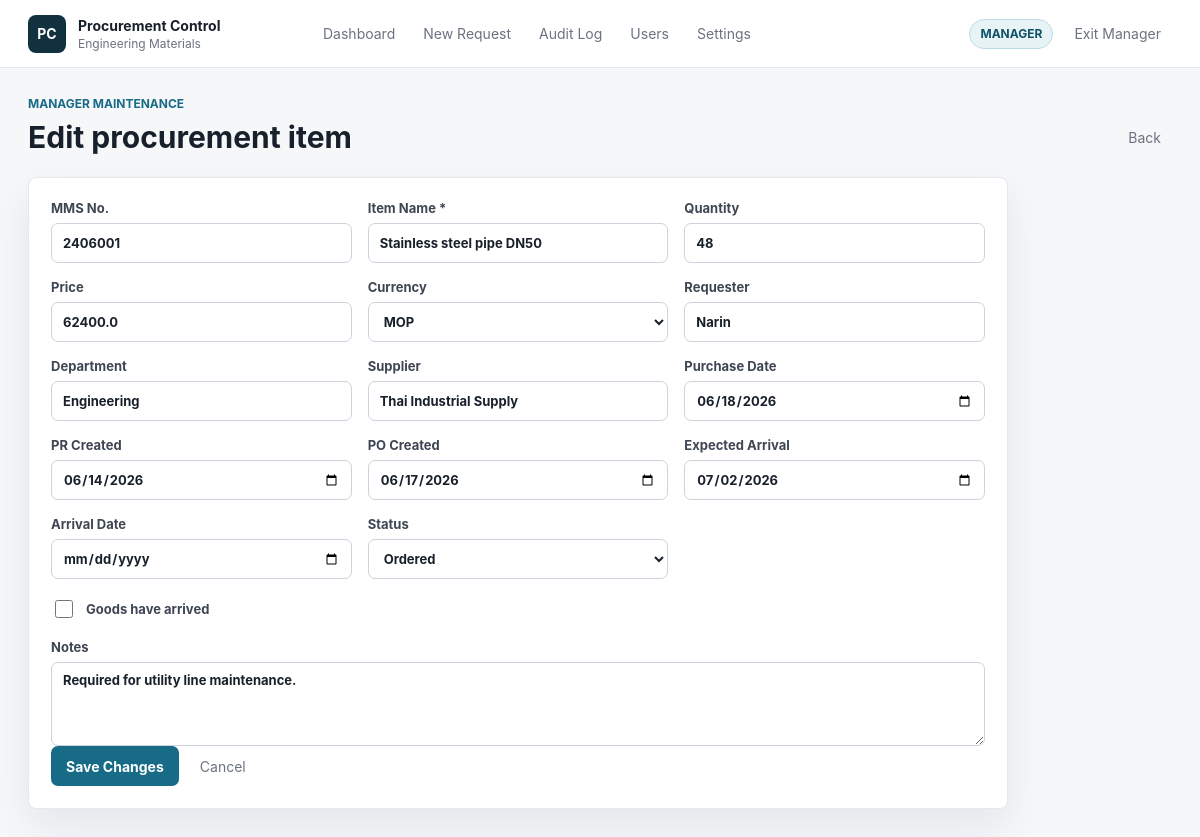
Page /items/1/edit (signed in) on the committed database.
### tables this page shows
CREATE TABLE users (
            id INTEGER PRIMARY KEY AUTOINCREMENT,
            username TEXT NOT NULL UNIQUE,
            password_hash TEXT NOT NULL,
            role TEXT NOT NULL DEFAULT 'manager',
            active INTEGER NOT NULL DEFAULT 1,
            created_at TEXT NOT NULL
        );

CREATE TABLE procurement_items (
            id INTEGER PRIMARY KEY AUTOINCREMENT,
            mms_no TEXT,
            item_name TEXT NOT NULL,
            quantity INTEGER,
            price REAL,
            currency TEXT DEFAULT 'MOP',
            requester TEXT,
            supplier TEXT,
            department TEXT,
            purchase_date TEXT,
            pr_created_at TEXT,
            po_created_at TEXT,
            expected_arrival_date TEXT,
            arrival_date TEXT,
            status TEXT NOT NULL DEFAULT 'Draft',
            received INTEGER NOT NULL DEFAULT 0,
            notes TEXT,
            created_by TEXT,
            created_at TEXT NOT NULL,
            updated_by TEXT,
            updated_at TEXT NOT NULL
        );

### app.py (the view, shortened to what this page needs)
@app.route("/items/<int:item_id>/edit", methods=["GET", "POST"])
@manager_required
def edit_item(item_id):
    db = get_db()
    row = db.execute("SELECT * FROM procurement_items WHERE id = ?", (item_id,)).fetchone()
    if not row:
        flash("Item not found.", "warning")
        return redirect(url_for("index"))
    return render_template("item_form.html", item=dict(row), mode="edit")

### app.py (called while the page is built)
def connect_db():
    conn = sqlite3.connect(DB_PATH)
    conn.row_factory = sqlite3.Row
    return conn

def get_db():
    if "db" not in g:
        DATA_DIR.mkdir(exist_ok=True)
        BACKUP_DIR.mkdir(exist_ok=True)
        g.db = connect_db()
    return g.db

def current_role():
    return session.get("role", "viewer")

def current_actor():
    return session.get("username", "viewer")

def is_manager():
    return current_role() == "manager"

@app.context_processor
def inject_context():
    return {
        "current_role": current_role(),
        "current_actor": current_actor(),
        "is_manager": is_manager(),
        "status_options": STATUS_OPTIONS,
        "currency_options": CURRENCY_OPTIONS,
    }

def manager_required(view):
    @wraps(view)
    def wrapped(*args, **kwargs):
        if not is_manager():
            audit_log(current_actor(), current_role(), "permission_denied", "route", request.path, "Manager access required")
            flash("Manager access is required for this action.", "warning")
            return redirect(url_for("index"))
        return view(*args, **kwargs)
    return wrapped

def ensure_daily_backup():
    db = get_db()
    last = db.execute("SELECT value FROM app_meta WHERE key = 'last_daily_backup_date'").fetchone()
    today = date.today().isoformat()
    if not last or last["value"] != today:
        backup_database("daily", "system")

def migrate_existing_data():
    db = get_db()
    rows = db.execute("SELECT id, mms_no, currency, quantity FROM procurement_items").fetchall()
    for row in rows:
        updates = {}
        if row["currency"] in (None, "", "THB"):
            updates["currency"] = "MOP"
        if row["mms_no"] and not row["mms_no"].isdigit():
            updates["mms_no"] = "".join(ch for ch in row["mms_no"] if ch.isdigit())
        if row["quantity"] is not None:
            updates["quantity"] = int(row["quantity"])
        if updates:
            assignments = ", ".join(f"{field} = ?" for field in updates)
            db.execute(
                f"UPDATE procurement_items SET {assignments} WHERE id = ?",
                list(updates.values()) + [row["id"]],
            )
    db.commit()

@app.before_request
def prepare_app():
    init_db()
    ensure_daily_backup()

### templates/item_form.html (shortened to what this page needs)
{% extends "base.html" %}
{% block content %}
<section class="page-heading">
    <div>
        <p class="eyebrow">{{ "Manager maintenance" if mode == "edit" else "Procurement intake" }}</p>
        <h1>{{ "Edit procurement item" if mode == "edit" else "New procurement request" }}</h1>
    </div>
    <a class="ghost-link" href="{{ url_for('index') }}">Back</a>
</section>
<form class="form-panel" method="post">
    <div class="form-grid">
        <label>MMS No.
            <input name="mms_no" inputmode="numeric" pattern="[0-9]*" value="{{ item.mms_no if item else '' }}" placeholder="2406004">
        </label>
        <label>Item Name *
            <input name="item_name" required value="{{ item.item_name if item else '' }}" placeholder="Material or spare part name">
        </label>
        <label>Quantity
            <input name="quantity" type="number" step="1" min="0" value="{{ item.quantity|int if item and item.quantity is not none else '' }}">
        </label>
        {% if is_manager %}
            <label>Price
                <input name="price" type="number" step="0.01" value="{{ item.price if item and item.price is not none else '' }}">
            </label>
            <label>Currency
                <select name="currency">
                    {% set selected_currency = item.currency if item and item.currency else "MOP" %}
                    {% for currency in currency_options %}
                        <option value="{{ currency }}" {% if selected_currency == currency %}selected{% endif %}>{{ currency }}</option>
                    {% endfor %}
                </select>
            </label>
        {% endif %}
        <label>Requester
            <input name="requester" value="{{ item.requester if item else '' }}" placeholder="Person who placed the request">
        </label>
        <label>Department
            <input name="department" value="{{ item.department if item else '' }}" placeholder="Engineering, Maintenance, EHS">
        </label>
        <label>Supplier
            <input name="supplier" value="{{ item.supplier if item else '' }}" placeholder="Supplier name">
        </label>
        <label>Purchase Date
            <input type="date" name="purchase_date" value="{{ item.purchase_date if item else '' }}">
        </label>
        <label>PR Created
            <input type="date" name="pr_created_at" value="{{ item.pr_created_at if item else '' }}">
        </label>
        <label>PO Created
            <input type="date" name="po_created_at" value="{{ item.po_created_at if item else '' }}">
        </label>
        <label>Expected Arrival
            <input type="date" name="expected_arrival_date" value="{{ item.expected_arrival_date if item else '' }}">
        </label>
        <label>Arrival Date
            <input type="date" name="arrival_date" value="{{ item.arrival_date if item else '' }}">
        </label>
        <label>Status
            <select name="status">
                {% for option in status_options %}
                    <option value="{{ option }}" {% if item and item.status == option %}selected{% endif %}>{{ option }}</option>
                {% endfor %}
            </select>
        </label>
    </div>
    <label class="checkbox-row">
        <input type="checkbox" name="received" {% if item and item.received %}checked{% endif %}>
        <span>Goods have arrived</span>
    </label>
    <label>Notes
        <textarea name="notes" rows="4" placeholder="Operational note, quotation status, delivery risk, or handover detail">{{ item.notes if item else '' }}</textarea>
    </label>
    <div class="action-row">
        <button class="primary-button" type="submit">{{ "Save Changes" if mode == "edit" else "Create Request" }}</button>
        <a class="ghost-link" href="{{ url_for('index') }}">Cancel</a>
    </div>
</form>
{% endblock %}

### templates/base.html (shortened to what this page needs)
<!doctype html>
<html lang="en">
<head>
    <link rel="stylesheet" href="{{ url_for('static', filename='styles.css') }}">
</head>
<body>
    <header class="topbar">
        <a class="brand" href="{{ url_for('index') }}">
            <span class="brand-mark">PC</span>
            <span>
                <strong>Procurement Control</strong>
                <small>Engineering Materials</small>
            </span>
        </a>
        <nav class="nav">
            <a href="{{ url_for('index') }}">Dashboard</a>
            <a href="{{ url_for('new_item') }}">New Request</a>
            {% if is_manager %}
                <a href="{{ url_for('audit') }}">Audit Log</a>
                <a href="{{ url_for('users') }}">Users</a>
                <a href="{{ url_for('settings') }}">Settings</a>
            {% endif %}
        </nav>
        <div class="mode-panel">
            <span class="role-badge {{ current_role }}">{{ current_role|upper }}</span>
            {% if is_manager %}
                <form action="{{ url_for('logout') }}" method="post">
                    <button class="ghost-button" type="submit">Exit Manager</button>
                </form>
            {% else %}
                <a class="primary-button compact" href="{{ url_for('login') }}">Manager Login</a>
            {% endif %}
        </div>
    </header>
    <main class="page">
        {% block content %}{% endblock %}
    </main>
</body>
</html>

### static/styles.css (style rules this page uses)
:root { --bg: #f6f7f9; --panel: #ffffff; --text: #18202b; --muted: #6b7280; --line: #e3e7ee; --accent: #176b87; --accent-strong: #0f5268; --good: #176f4d; --warn: #a75d12; --danger: #b42318; --shadow: 0 16px 40px rgba(21, 31, 46, 0.08); }
* { box-sizing: border-box; }
body { margin: 0; background: var(--bg); color: var(--text); font-family: Inter, ui-sans-serif, system-ui, -apple-system, BlinkMacSystemFont, "Segoe UI", sans-serif; font-size: 14px; }
a { color: inherit; text-decoration: none; }
button, input, select, textarea { font: inherit; }
.topbar { position: sticky; top: 0; z-index: 10; display: flex; align-items: center; gap: 24px; min-height: 68px; padding: 0 28px; background: rgba(255, 255, 255, 0.94); border-bottom: 1px solid var(--line); backdrop-filter: blur(12px); }
.brand { display: flex; align-items: center; gap: 12px; min-width: 260px; }
.brand-mark { display: grid; place-items: center; width: 38px; height: 38px; border-radius: 8px; background: #12313e; color: #fff; font-weight: 700; }
.brand strong, .brand small { display: block; }
.brand small { margin-top: 2px; color: var(--muted); font-size: 12px; }
.nav { display: flex; align-items: center; gap: 6px; flex: 1; }
.nav a, .ghost-button, .ghost-link { color: var(--muted); border: 0; background: transparent; padding: 9px 11px; border-radius: 7px; cursor: pointer; }
.mode-panel, .action-row, .filter-form, .toolbar { display: flex; align-items: center; gap: 10px; }
.role-badge { display: inline-flex; align-items: center; height: 30px; padding: 0 10px; border: 1px solid var(--line); border-radius: 999px; font-size: 12px; font-weight: 700; }
.role-badge.manager { color: var(--accent-strong); background: #e8f3f6; border-color: #b9dbe4; }
.page { max-width: 1440px; margin: 0 auto; padding: 28px; }
.page-heading { display: flex; align-items: flex-end; justify-content: space-between; gap: 20px; margin-bottom: 22px; }
.eyebrow { margin: 0 0 8px; color: var(--accent); font-size: 12px; font-weight: 700; text-transform: uppercase; }
h1, h2, h3, p { margin-top: 0; }
h1 { margin-bottom: 0; font-size: 30px; font-weight: 680; }
.toolbar, .table-shell, .detail-panel, .timeline-panel, .form-panel, .login-panel { background: var(--panel); border: 1px solid var(--line); border-radius: 8px; box-shadow: var(--shadow); }
input, select, textarea { width: 100%; min-height: 40px; padding: 9px 11px; color: var(--text); background: #fff; border: 1px solid #ccd3dd; border-radius: 7px; outline: none; }
textarea { resize: vertical; }
.primary-button, .secondary-button, .danger-button { display: inline-flex; align-items: center; justify-content: center; min-height: 40px; padding: 0 14px; border-radius: 7px; border: 1px solid transparent; font-weight: 650; cursor: pointer; }
.primary-button { background: var(--accent); color: #fff; }
.detail-panel, .timeline-panel, .form-panel, .login-panel { padding: 22px; }
.form-panel { max-width: 980px; }
.form-grid { display: grid; grid-template-columns: repeat(3, minmax(0, 1fr)); gap: 16px; }
label { display: grid; gap: 7px; color: #3e4653; font-size: 13px; font-weight: 650; }
.checkbox-row { display: flex; align-items: center; gap: 10px; margin: 18px 0; }
.checkbox-row input { width: 18px; min-height: 18px; }

### rows in the picture
users: role "MANAGER"
procurement_items: mms_no "2406001", item_name "Stainless steel pipe DN50", quantity "48", price "62400.0", currency "MOP", requester "Narin", department "Engineering", supplier "Thai Industrial Supply", purchase_date "06/18/2026", pr_created_at "06/14/2026", po_created_at "06/17/2026", expected_arrival_date "07/02/2026", status "Ordered", notes "Required for utility line maintenance."

### other values in the picture
{{ "Manager maintenance" if mode == "edit" else "Procurement intake" }} "MANAGER MAINTENANCE"
{{ "Save Changes" if mode == "edit" else "Create Request" }} "Save Changes"
